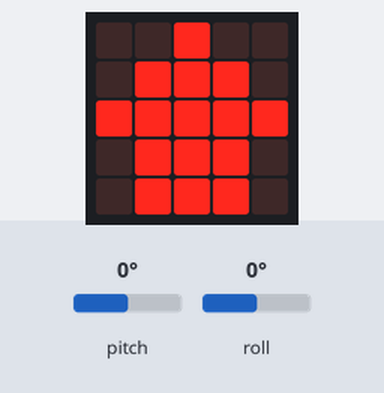
Bench run of a program on a simulated BBC micro:bit (MakeCode). Parts: the board's 5×5 LED display. Inputs (shaded band) come from the test bench; at power-on: pitch 0°, roll 0°. No radio messages arrive unless stated (any console line starting 'radio sent:' is added by the test bench); what the program prints to the serial console is not drawn.

Above: at 1.8 s.
1.9 s: pitch set to -29°
3.8 s: pitch set to -33°
At 4.6 s:
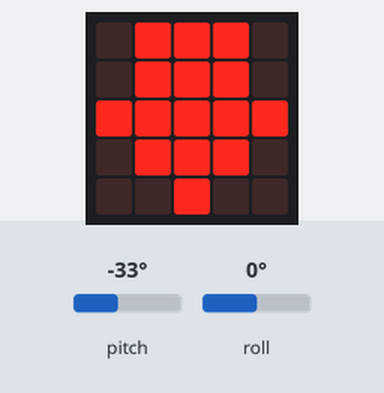
5.5 s: pitch set to -172°
At 7.0 s:
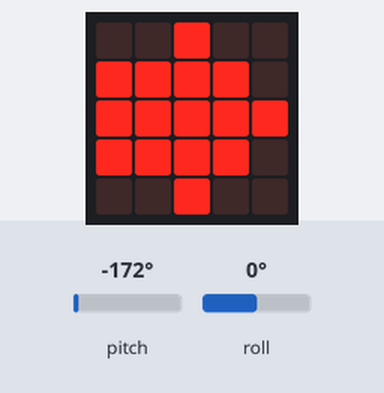
7.3 s: roll set to -172°
At 8.6 s:
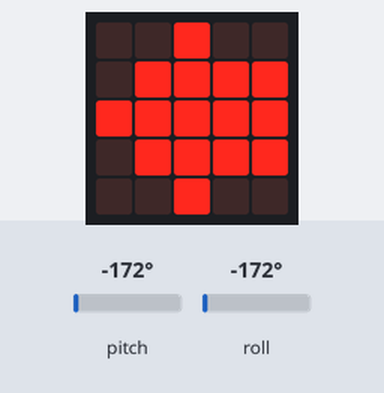
9.2 s: pitch set to -11°
10.7 s: pitch set to -8°
At 12.6 s:
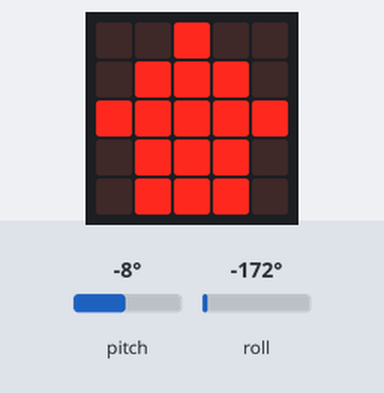
Timing chart, 0 to 13.9 s (numbered marks = the images above; inputs shaded):
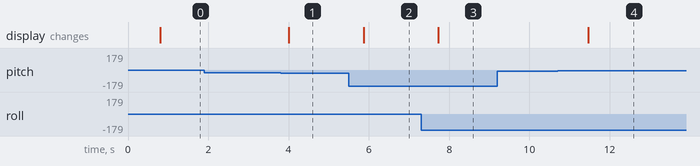

The program:

main.ts
```typescript
radio.setGroup(123)
basic.showIcon(IconNames.Square)
basic.forever(function () {
    if (input.rotation(Rotation.Pitch) < 30 && input.rotation(Rotation.Pitch) > -10) {
        radio.sendString("進む")
        basic.pause(200)
        basic.showLeds(`
            . . # . .
            . # # # .
            # # # # #
            . # # # .
            . # # # .
            `)
    } else if (input.rotation(Rotation.Roll) > 30) {
        radio.sendString("右")
        basic.pause(200)
        basic.showLeds(`
            . . # . .
            # # # # .
            # # # # #
            # # # # .
            . . # . .
            `)
    } else if (input.rotation(Rotation.Roll) < -30) {
        radio.sendString("左")
        basic.pause(200)
        basic.showLeds(`
            . . # . .
            . # # # #
            # # # # #
            . # # # #
            . . # . .
            `)
    } else if (input.rotation(Rotation.Pitch) < -30) {
        radio.sendString("戻る")
        basic.pause(200)
        basic.showLeds(`
            . # # # .
            . # # # .
            # # # # #
            . # # # .
            . . # . .
            `)
    }
})
```

test.ts
```typescript
// テストはここに来ます。このパッケージが拡張機能として使用されるときにはコンパイルされません。
```

Measured:
- the behaviour switches between -30 and -31° on pitch (found by bisection; images 0 and 1)
- the behaviour switches between -10 and -9° on pitch (found by bisection; images 3 and 4)
- after the input at 1.9 s, every drawn part: stays the same
- after the input at 3.8 s, the display: changes after 0.20 s (image 1)
- after the input at 5.5 s, the display: changes after 0.37 s (image 2)
- after the input at 7.3 s, the display: changes after 0.43 s (image 3)
- after the input at 9.2 s, every drawn part: stays the same
- after the input at 10.7 s, the display: changes after 0.77 s (image 4)
